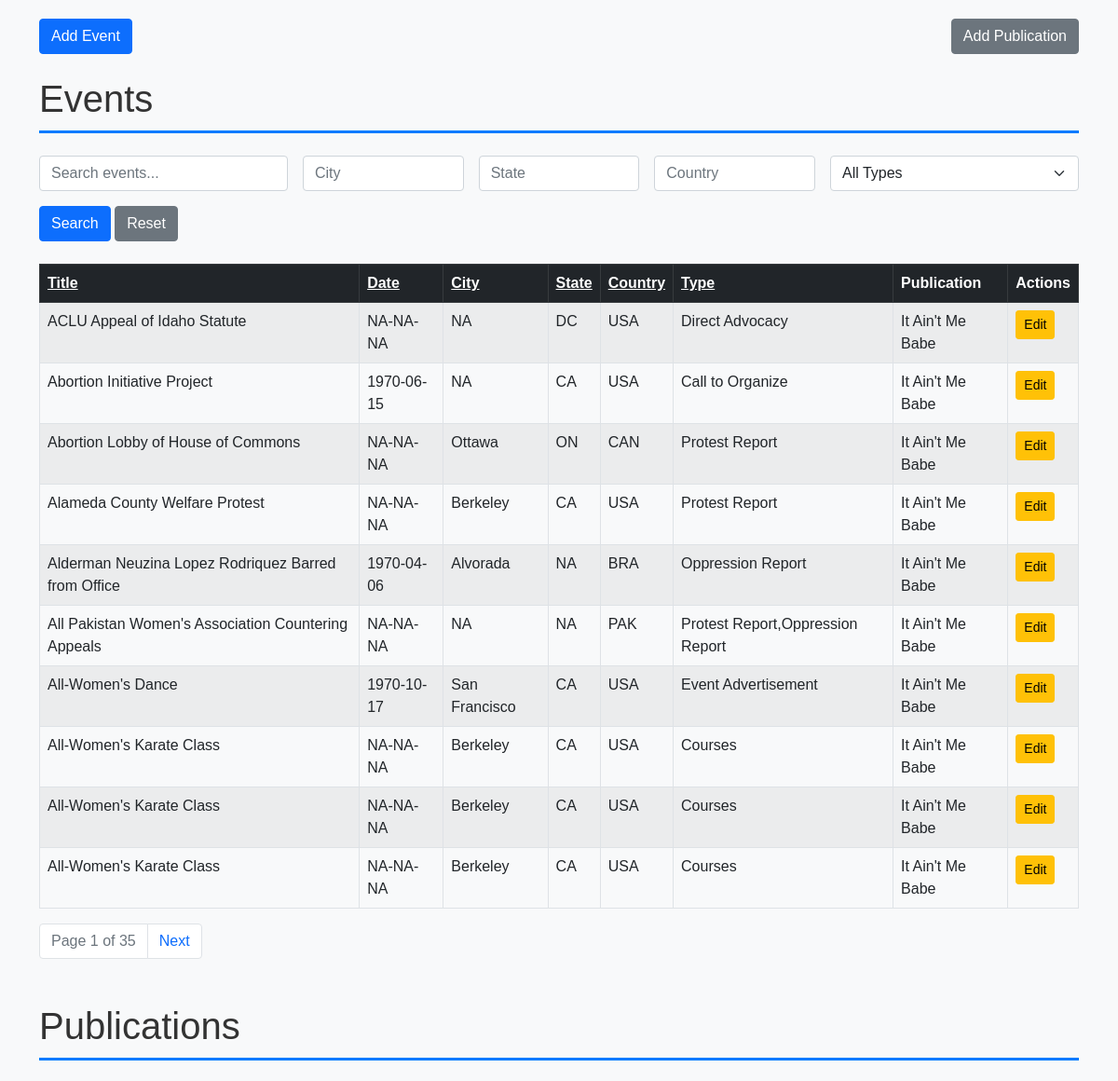
Before: / (upper part) with the older database file.
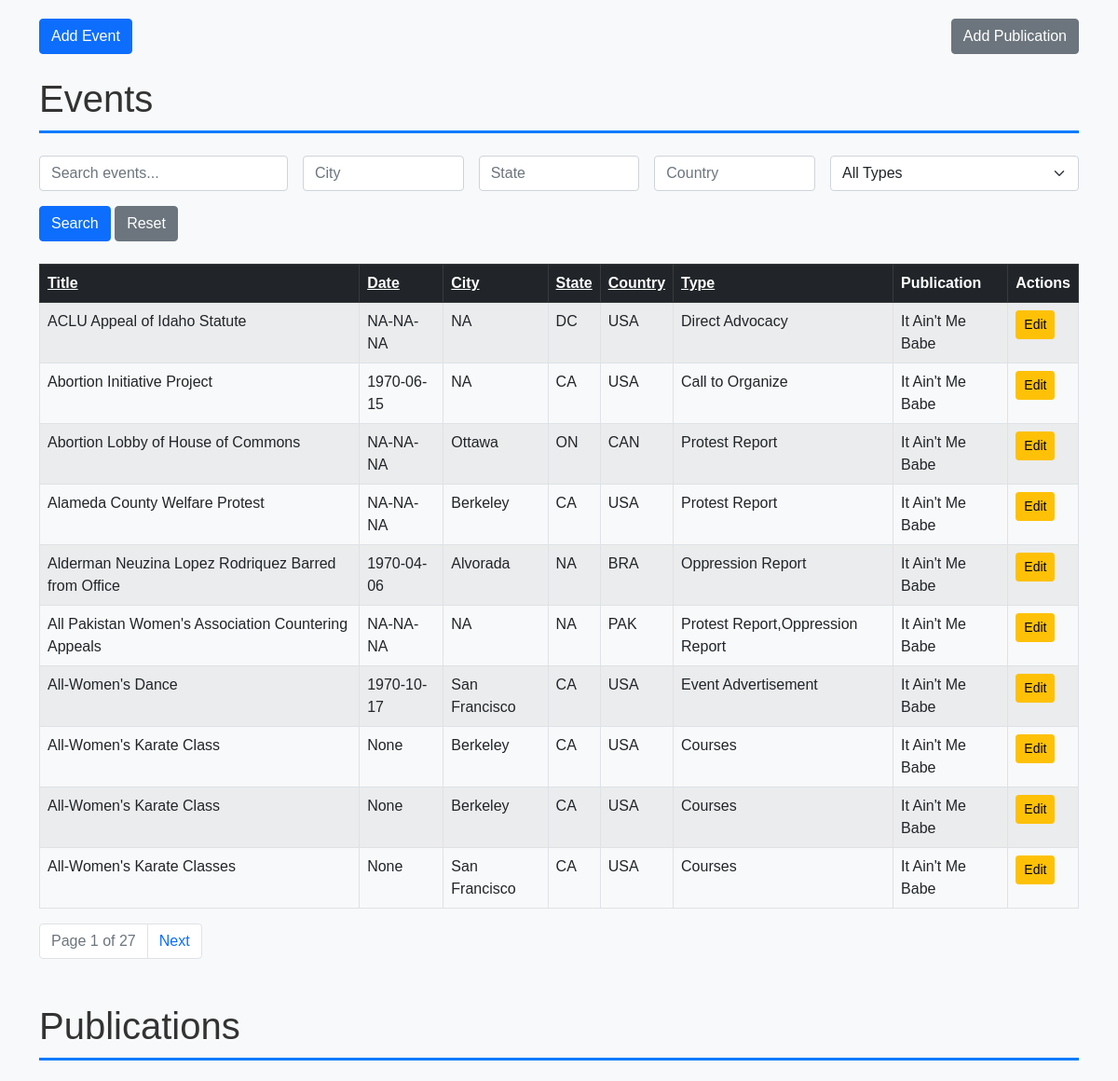
After: the same page with the newer database file.
### tables this page shows
CREATE TABLE events (
    event_id INTEGER PRIMARY KEY AUTOINCREMENT, -- Unique ID for each event
    event_title TEXT NOT NULL,                  -- Title of the event
    event_date DATE,                            -- Date of the event
    description TEXT,                           -- Description of the event
    city TEXT,                                  -- City where the event occurred
    state TEXT,                                 -- State where the event occurred
    country TEXT,                               -- Country where the event occurred
    location TEXT,                              -- Specific location of the event (e.g., venue name)
    address TEXT,                               -- Street address of the event
    event_type TEXT,                            -- Type of event (e.g., conference, workshop)
    publication_id INTEGER,                     -- Foreign key to publications table
    source_publication TEXT,                    -- Source publication for the event if reprinted
    FOREIGN KEY (publication_id) REFERENCES publications (pub_id)
);

CREATE TABLE publications (
    pub_id INTEGER PRIMARY KEY AUTOINCREMENT, -- Unique ID for each publication
    pub_title TEXT NOT NULL,                 -- Title of the publication
    volume INTEGER NOT NULL,                 -- Volume number
    issue_number INTEGER NOT NULL,           -- Issue number within the volume
    issue_date DATE,                         -- Full issue date (year, month, day)
    volume_title TEXT,                       -- Title of the volume (if applicable)
    author_org TEXT,                         -- Author or organization responsible for the publication
    location TEXT                            -- Location associated with the publication
);

### DatabaseFlask/app.py (the view)
@app.route('/')
def index():
    search = request.args.get('search', '').strip()
    sort_events = request.args.get('sort_events', 'event_title')  # Default sort for events
    order_events = request.args.get('order_events', 'asc')  # Default order for events
    page_events = int(request.args.get('page_events', 1))  # Current page for events
    per_page = 10  # Number of rows per page
    offset_events = (page_events - 1) * per_page
    sort_publications = request.args.get('sort_publications', 'pub_title')  # Default sort for publications
    order_publications = request.args.get('order_publications', 'asc')  # Default order for publications
    page_publications = int(request.args.get('page_publications', 1))  # Current page for publications
    offset_publications = (page_publications - 1) * per_page
    conn = get_db_connection()
    events_query = f'''
        SELECT e.event_id, e.event_title, e.event_date, e.city, e.state, e.country, e.event_type,
               e.description, e.location, e.address, e.source_publication,
               p.pub_title AS publication_title
        FROM events e
        LEFT JOIN publications p ON e.publication_id = p.pub_id
        WHERE e.event_title LIKE ?
        ORDER BY {sort_events} {order_events.upper()}
        LIMIT ? OFFSET ?
    '''
    events = conn.execute(events_query, (f"%{search}%", per_page, offset_events)).fetchall()
    total_events_query = '''
        SELECT COUNT(*) FROM events WHERE event_title LIKE ?
    '''
    total_events = conn.execute(total_events_query, (f"%{search}%",)).fetchone()[0]
    publications_query = f'''
        SELECT pub_id, pub_title, volume, issue_number, issue_date, author_org, location
        FROM publications
        ORDER BY {sort_publications} {order_publications.upper()}
        LIMIT ? OFFSET ?
    '''
    publications = conn.execute(publications_query, (per_page, offset_publications)).fetchall()
    total_publications_query = '''
        SELECT COUNT(*) FROM publications
    '''
    total_publications = conn.execute(total_publications_query).fetchone()[0]
    conn.close()
    total_pages_events = (total_events + per_page - 1) // per_page  # Round up division
    total_pages_publications = (total_publications + per_page - 1) // per_page
    return render_template(
        'index.html',
        events=events,
        publications=publications,
        page_events=page_events,
        total_pages_events=total_pages_events,
        page_publications=page_publications,
        total_pages_publications=total_pages_publications,
        search=search,
        sort_events=sort_events,
        order_events=order_events,
        sort_publications=sort_publications,
        order_publications=order_publications
    )

### DatabaseFlask/app.py (called while the page is built)
def get_db_connection():
    conn = sqlite3.connect(DB_PATH)
    conn.row_factory = sqlite3.Row  # This allows us to access columns by name like row['title']
    return conn

### DatabaseFlask/templates/index.html (shortened to what this page needs)
{% extends "base.html" %}
{% block content %}
<div class="d-flex justify-content-between mb-4">
    <a href="{{ url_for('add_event') }}" class="btn btn-primary">Add Event</a>
    <a href="{{ url_for('add_publication') }}" class="btn btn-secondary">Add Publication</a>
</div>
<h1 class="mb-4">Events</h1>
<form method="GET" action="{{ url_for('index') }}" class="mb-4">
    <div class="row g-3">
        <div class="col-md-3">
            <input type="text" name="search" class="form-control" placeholder="Search events..." value="{{ search }}">
        </div>
        <div class="col-md-2">
            <input type="text" name="city" class="form-control" placeholder="City" value="{{ request.args.get('city', '') }}">
        </div>
        <div class="col-md-2">
            <input type="text" name="state" class="form-control" placeholder="State" value="{{ request.args.get('state', '') }}">
        </div>
        <div class="col-md-2">
            <input type="text" name="country" class="form-control" placeholder="Country" value="{{ request.args.get('country', '') }}">
        </div>
        <div class="col-md-3">
            <select name="event_type" class="form-select">
                <option value="">All Types</option>
            </select>
        </div>
    </div>
    <div class="mt-3">
        <button type="submit" class="btn btn-primary">Search</button>
        <a href="{{ url_for('index') }}" class="btn btn-secondary">Reset</a>
    </div>
</form>
<table class="table table-striped table-bordered">
    <thead class="table-dark">
        <tr>
            <th><a href="{{ url_for('index', sort_events='event_title', order_events='asc' if order_events == 'desc' else 'desc', page_events=page_events) }}" class="text-white">Title</a></th>
            <th><a href="{{ url_for('index', sort_events='event_date', order_events='asc' if order_events == 'desc' else 'desc', page_events=page_events) }}" class="text-white">Date</a></th>
            <th><a href="{{ url_for('index', sort_events='city', order_events='asc' if order_events == 'desc' else 'desc', page_events=page_events) }}" class="text-white">City</a></th>
            <th><a href="{{ url_for('index', sort_events='state', order_events='asc' if order_events == 'desc' else 'desc', page_events=page_events) }}" class="text-white">State</a></th>
            <th><a href="{{ url_for('index', sort_events='country', order_events='asc' if order_events == 'desc' else 'desc', page_events=page_events) }}" class="text-white">Country</a></th>
            <th><a href="{{ url_for('index', sort_events='event_type', order_events='asc' if order_events == 'desc' else 'desc', page_events=page_events) }}" class="text-white">Type</a></th>
            <th>Publication</th>
            <th>Actions</th>
        </tr>
    </thead>
    <tbody>
        {% for event in events %}
        <tr>
            <td>{{ event.event_title }}</td>
            <td>{{ event.event_date }}</td>
            <td>{{ event.city }}</td>
            <td>{{ event.state }}</td>
            <td>{{ event.country }}</td>
            <td>{{ event.event_type }}</td>
            <td>{{ event.publication_title }}</td>
            <td>
                <a href="{{ url_for('edit_record', record_type='event', record_id=event.event_id) }}" class="btn btn-sm btn-warning">Edit</a>
            </td>
        </tr>
        {% endfor %}
    </tbody>
</table>
<nav>
    <ul class="pagination">
        <li class="page-item disabled">
            <span class="page-link">Page {{ page_events }} of {{ total_pages_events }}</span>
        </li>
        {% if page_events < total_pages_events %}
        <li class="page-item">
            <a href="{{ url_for('index', page_events=page_events+1, sort_events=sort_events, order_events=order_events) }}" class="page-link">Next</a>
        </li>
        {% endif %}
    </ul>
</nav>
<h1 class="mt-5 mb-4">Publications</h1>
{% endblock %}

### DatabaseFlask/templates/base.html (shortened to what this page needs)
<!DOCTYPE html>
<html lang="en">
<head>
    <link href="https://cdn.jsdelivr.net/npm/bootstrap@5.0.2/dist/css/bootstrap.min.css" rel="stylesheet">
</head>
<body>
    <div class="container">
        {% block content %}{% endblock %}
    </div>
</body>
</html>

### DatabaseFlask/templates/base.html (style rules this page uses)
body { font-family: Arial, sans-serif; background-color: #f8f9fa; }
.container { margin-top: 20px; }
h1 { color: #333; border-bottom: 3px solid #007bff; padding-bottom: 10px; }

Changed rows visible on the page:
removed events: event_title "All-Women's Karate Class", event_date "NA-NA-NA", city "Berkeley", state "CA", country "USA", event_type "Courses", publication_title "It Ain't Me Babe"
removed events: event_title "All-Women's Karate Class", event_date "NA-NA-NA", city "Berkeley", state "CA", country "USA", event_type "Courses", publication_title "It Ain't Me Babe"
removed events: event_title "All-Women's Karate Class", event_date "NA-NA-NA", city "Berkeley", state "CA", country "USA", event_type "Courses", publication_title "It Ain't Me Babe"
added events: event_title "All-Women's Karate Class", event_date "None", city "Berkeley", state "CA", country "USA", event_type "Courses", publication_title "It Ain't Me Babe"
added events: event_title "All-Women's Karate Class", event_date "None", city "Berkeley", state "CA", country "USA", event_type "Courses", publication_title "It Ain't Me Babe"
added events: event_title "All-Women's Karate Classes", event_date "None", city "San Francisco", state "CA", country "USA", event_type "Courses", publication_title "It Ain't Me Babe"
Other visible differences:
{{ total_pages_events }}: "35" → "27"
